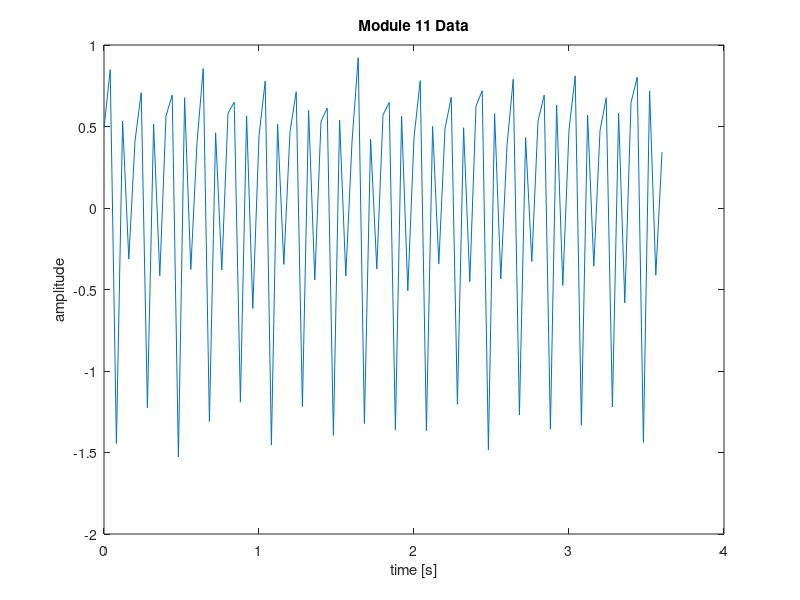
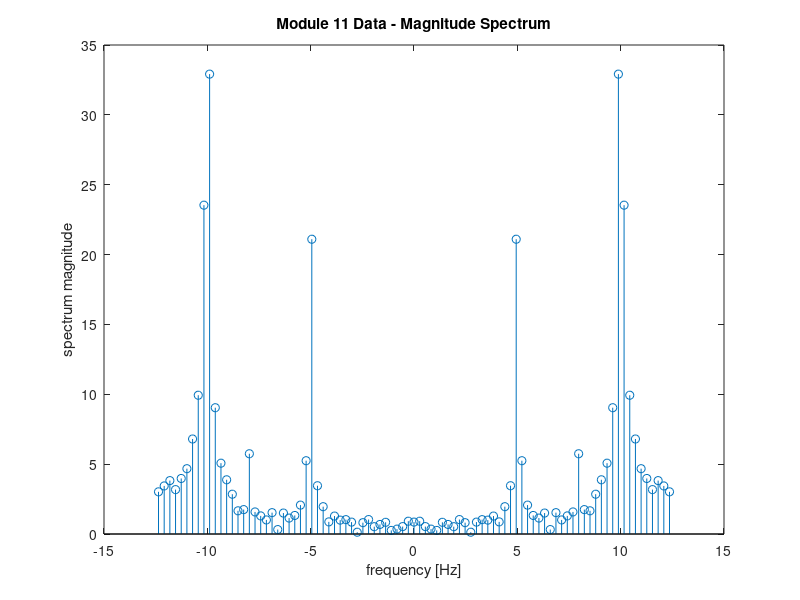
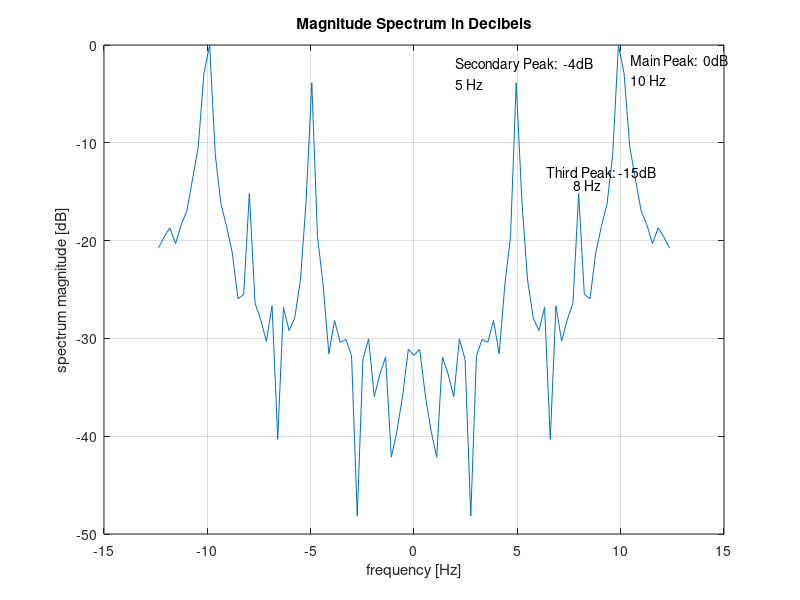

These charts were generated, in order, by the following MATLAB code:
%
%  create_spectrum_est_data.m
%
clear all
close all

load mod11_spectral_analysis_data
Ts = 1/fs;
N = length(s);

figure
plot(t,s)
title('Module 11 Data')
ylabel('amplitude')
xlabel('time [s]')
%pause

s_fft = fft(s);
k = 0:(N-1);
k_shift = fftshift(k);
ind = find(k_shift>=N/2);
k_shift(ind) = k_shift(ind) - N;
f_shift = (fs/N)*k_shift;

figure
stem(f_shift,fftshift(abs(s_fft)))
title('Module 11 Data - Magnitude Spectrum')
ylabel('spectrum magnitude')
xlabel('frequency [Hz]')
%pause

mag = abs(s_fft);   maxmag = max(mag);
mag_spectrum_db = 20*log10(mag/maxmag);  % Normalizing with respect to the
%                                        % largest component

figure
plot(f_shift,fftshift(mag_spectrum_db))
grid
title('Magnitude Spectrum in Decibels')
ylabel('spectrum magnitude [dB]')
xlabel('frequency [Hz]')
text(10.5,-1.5,'Main Peak:  0dB')
text(10.5,-3.5,'10 Hz')
text(2,-1.9,'Secondary Peak:  -4dB')
text(2,-3.9,'5 Hz')
text(6.4,-13,'Third Peak: -15dB')
text(7.7,-14.3,'8 Hz')

